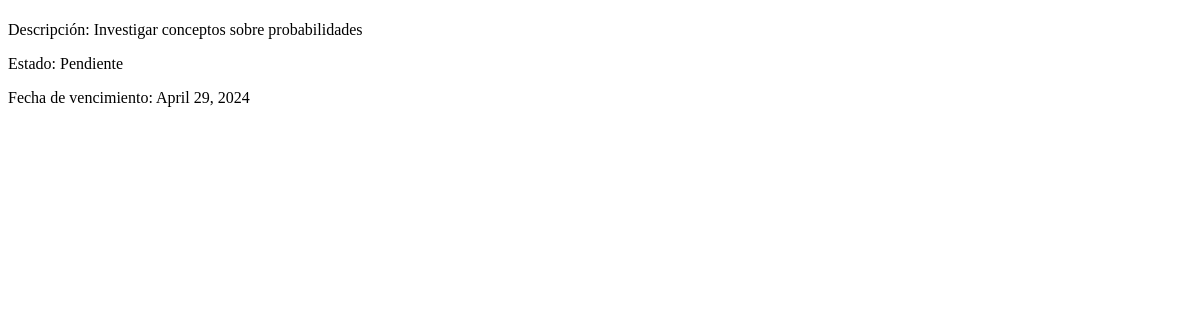
The app's page /task/1/, older data.
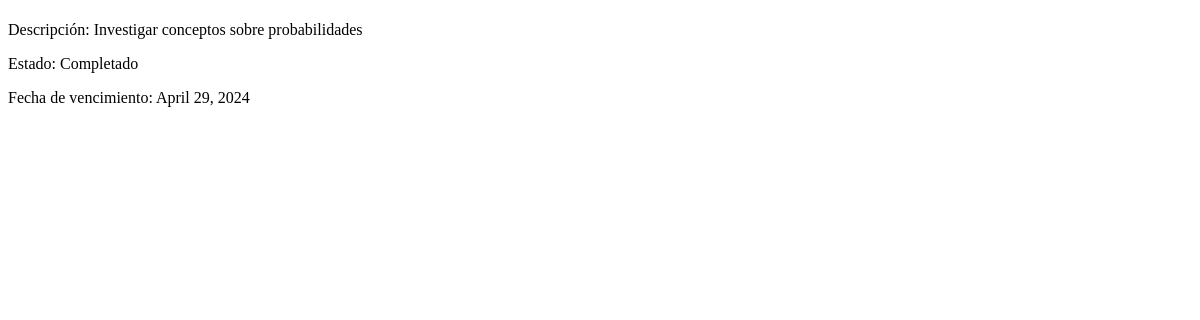
The same page, newer data.
### task/models.py (models this page shows, shortened)
class Task(models.Model):
    name = models.CharField(max_length=200)
    description = models.TextField()
    due_date = models.DateField("Fecha de vencimiento")
    completed = models.BooleanField(default=False)
    class Meta:
        app_label = 'task'

### task/views.py (the view)
# urls.py: path("<int:task_id>/", views.detail, name="detail"),
def detail(request, task_id):
    try:
        task = Task.objects.get(pk=task_id)
    except Task.DoesNotExist:
        raise Http404("La tarea solicitada no existe")
    return render(request, "task/detail.html", {"task": task})

### task/templates/task/detail.html (shortened to what this page needs)
<!DOCTYPE html>
<html lang="en">
<head>
</head>
<body>
    <p>Descripción: {{ task.description }}</p>
    {% if task.completed %}
        <p>Estado: Completado</p>
    {% else %}
        <p>Estado: Pendiente</p>
    {% endif %}
    <p>Fecha de vencimiento: {{ task.due_date }}</p>
</body>
</html>

Row changes from the older to the newer data that the page shows:
changed Task "Investigar conceptos sobre probabilidades": completed False → True (drawn)
Text that changed along with them:
text no longer shown: "Estado: Pendiente"
text now shown: "Estado: Completado"
